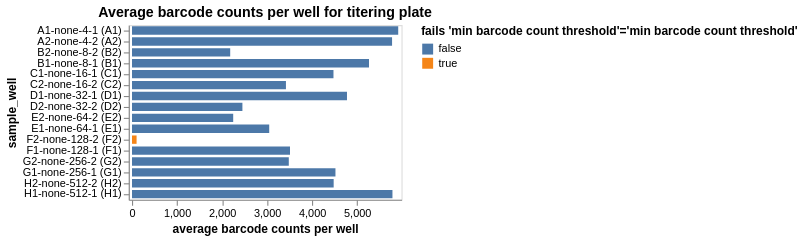

Source (notebook cell):
### Markdown cell above
Plot average counts per barcode.
If a sample has inadequate barcode counts, it may not have good enough statistics for accurate analysis, and a QC-threshold is applied:

### Code cell
avg_barcode_counts = (
    counts.groupby(
        ["well", "sample_well"],
        dropna=False,
        as_index=False,
    )
    .aggregate(avg_count=pd.NamedAgg("count", "mean"))
    .assign(
        fails_qc=lambda x: (
            x["avg_count"] < 500
        ),
    )
)

avg_barcode_counts_chart = (
    alt.Chart(avg_barcode_counts)
    .encode(
        alt.X(
            "avg_count",
            title="average barcode counts per well",
            scale=alt.Scale(nice=False, padding=3),
        ),
        alt.Y("sample_well", sort=sample_wells),
        alt.Color(
            "fails_qc",
            title=f"fails {'min barcode count threshold'=}",
            legend=alt.Legend(titleLimit=500),
        ),
        tooltip=[
            alt.Tooltip(c, format=".3g") if avg_barcode_counts[c].dtype == float else c
            for c in avg_barcode_counts.columns
        ],
    )
    .mark_bar(height={"band": 0.85})
    .properties(
        height=alt.Step(10),
        width=250,
        title=f"Average barcode counts per well for titering plate",
    )
    .configure_axis(grid=False)
)

display(avg_barcode_counts_chart)

# drop wells failing QC
avg_barcode_counts_per_well_drops = list(avg_barcode_counts.query("fails_qc")["well"])

### Figure 1 — Vega-Lite specification as saved in the notebook (floating-point values rounded to 4 significant figures)
{"config": {"view": {"continuousWidth": 300, "continuousHeight": 300}, "axis": {"grid": false}}, "data": {"name": "data-885fb49fe25014ae2c489ce7937a99ac"}, "mark": {"type": "bar", "height": {"band": 0.85}}, "encoding": {"color": {"field": "fails_qc", "legend": {"titleLimit": 500}, "title": "fails 'min barcode count threshold'='min barcode count threshold'", "type": "nominal"}, "tooltip": [{"field": "well", "type": "nominal"}, {"field": "sample_well", "type": "nominal"}, {"field": "avg_count", "format": ".3g", "type": "quantitative"}, {"field": "fails_qc", "type": "nominal"}], "x": {"field": "avg_count", "scale": {"nice": false, "padding": 3}, "title": "average barcode counts per well", "type": "quantitative"}, "y": {"field": "sample_well", "sort": ["A1-none-4-1 (A1)", "A1-none-4-1 (A1)", "A1-none-4-1 (A1)", "A1-none-4-1 (A1)", "A1-none-4-1 (A1)", "A2-none-4-2 (A2)", "A2-none-4-2 (A2)", "A2-none-4-2 (A2)", "A2-none-4-2 (A2)", "A2-none-4-2 (A2)", "B2-none-8-2 (B2)", "B2-none-8-2 (B2)", "B2-none-8-2 (B2)", "B1-none-8-1 (B1)", "B1-none-8-1 (B1)", "B1-none-8-1 (B1)", "B1-none-8-1 (B1)", "B2-none-8-2 (B2)", "B2-none-8-2 (B2)", "B1-none-8-1 (B1)", "C1-none-16-1 (C1)", "C1-none-16-1 (C1)", "C2-none-16-2 (C2)", "C1-none-16-1 (C1)", "C2-none-16-2 (C2)", "C2-none-16-2 (C2)", "C1-none-16-1 (C1)", "C2-none-16-2 (C2)", "C2-none-16-2 (C2)", "C1-none-16-1 (C1)", "D1-none-32-1 (D1)", "D1-none-32-1 (D1)", "D2-none-32-2 (D2)", "D2-none-32-2 (D2)", "D2-none-32-2 (D2)", "D1-none-32-1 (D1)", "D1-none-32-1 (D1)", "D1-none-32-1 (D1)", "D2-none-32-2 (D2)", "D2-none-32-2 (D2)", "E2-none-64-2 (E2)", "E2-none-64-2 (E2)", "E2-none-64-2 (E2)", "E1-none-64-1 (E1)", "E1-none-64-1 (E1)", "E1-none-64-1 (E1)", "E2-none-64-2 (E2)", "E2-none-64-2 (E2)", "E1-none-64-1 (E1)", "E1-none-64-1 (E1)", "F2-none-128-2 (F2)", "F1-none-128-1 (F1)", "F1-none-128-1 (F1)", "F1-none-128-1 (F1)", "F1-none-128-1 (F1)", "F1-none-128-1 (F1)", "F2-none-128-2 (F2)", "F2-none-128-2 (F2)", "F2-none-128-2 (F2)", "F2-none-128-2 (F2)", "G2-none-256-2 (G2)", "G1-none-256-1 (G1)", "G1-none-256-1 (G1)", "G1-none-256-1 (G1)", "G2-none-256-2 (G2)", "G2-none-256-2 (G2)", "G1-none-256-1 (G1)", "G1-none-256-1 (G1)", "G2-none-256-2 (G2)", "G2-none-256-2 (G2)", "H2-none-512-2 (H2)", "H1-none-512-1 (H1)", "H1-none-512-1 (H1)", "H2-none-512-2 (H2)", "H2-none-512-2 (H2)", "H2-none-512-2 (H2)", "H1-none-512-1 (H1)", "H1-none-512-1 (H1)", "H1-none-512-1 (H1)", "H2-none-512-2 (H2)"], "type": "nominal"}}, "height": {"step": 10}, "title": "Average barcode counts per well for titering plate", "width": 250, "$schema": "https://vega.github.io/schema/vega-lite/v5.20.1.json", "datasets": {"data-885fb49fe25014ae2c489ce7937a99ac": [{"well": "A1", "sample_well": "A1-none-4-1 (A1)", "avg_count": 5912.0, "fails_qc": false}, {"well": "A2", "sample_well": "A2-none-4-2 (A2)", "avg_count": 5775.0, "fails_qc": false}, {"well": "B1", "sample_well": "B1-none-8-1 (B1)", "avg_count": 5263.0, "fails_qc": false}, {"well": "B2", "sample_well": "B2-none-8-2 (B2)", "avg_count": 2181.0, "fails_qc": false}, {"well": "C1", "sample_well": "C1-none-16-1 (C1)", "avg_count": 4474.0, "fails_qc": false}, {"well": "C2", "sample_well": "C2-none-16-2 (C2)", "avg_count": 3419.0, "fails_qc": false}, {"well": "D1", "sample_well": "D1-none-32-1 (D1)", "avg_count": 4774.0, "fails_qc": false}, {"well": "D2", "sample_well": "D2-none-32-2 (D2)", "avg_count": 2452.0, "fails_qc": false}, {"well": "E1", "sample_well": "E1-none-64-1 (E1)", "avg_count": 3047.0, "fails_qc": false}, {"well": "E2", "sample_well": "E2-none-64-2 (E2)", "avg_count": 2247.0, "fails_qc": false}, {"well": "F1", "sample_well": "F1-none-128-1 (F1)", "avg_count": 3509.0, "fails_qc": false}, {"well": "F2", "sample_well": "F2-none-128-2 (F2)", "avg_count": 101.4, "fails_qc": true}, {"well": "G1", "sample_well": "G1-none-256-1 (G1)", "avg_count": 4518.0, "fails_qc": false}, {"well": "G2", "sample_well": "G2-none-256-2 (G2)", "avg_count": 3482.0, "fails_qc": false}, {"well": "H1", "sample_well": "H1-none-512-1 (H1)", "avg_count": 5784.0, "fails_qc": false}, {"well": "H2", "sample_well": "H2-none-512-2 (H2)", "avg_count": 4478.0, "fails_qc": false}]}}
